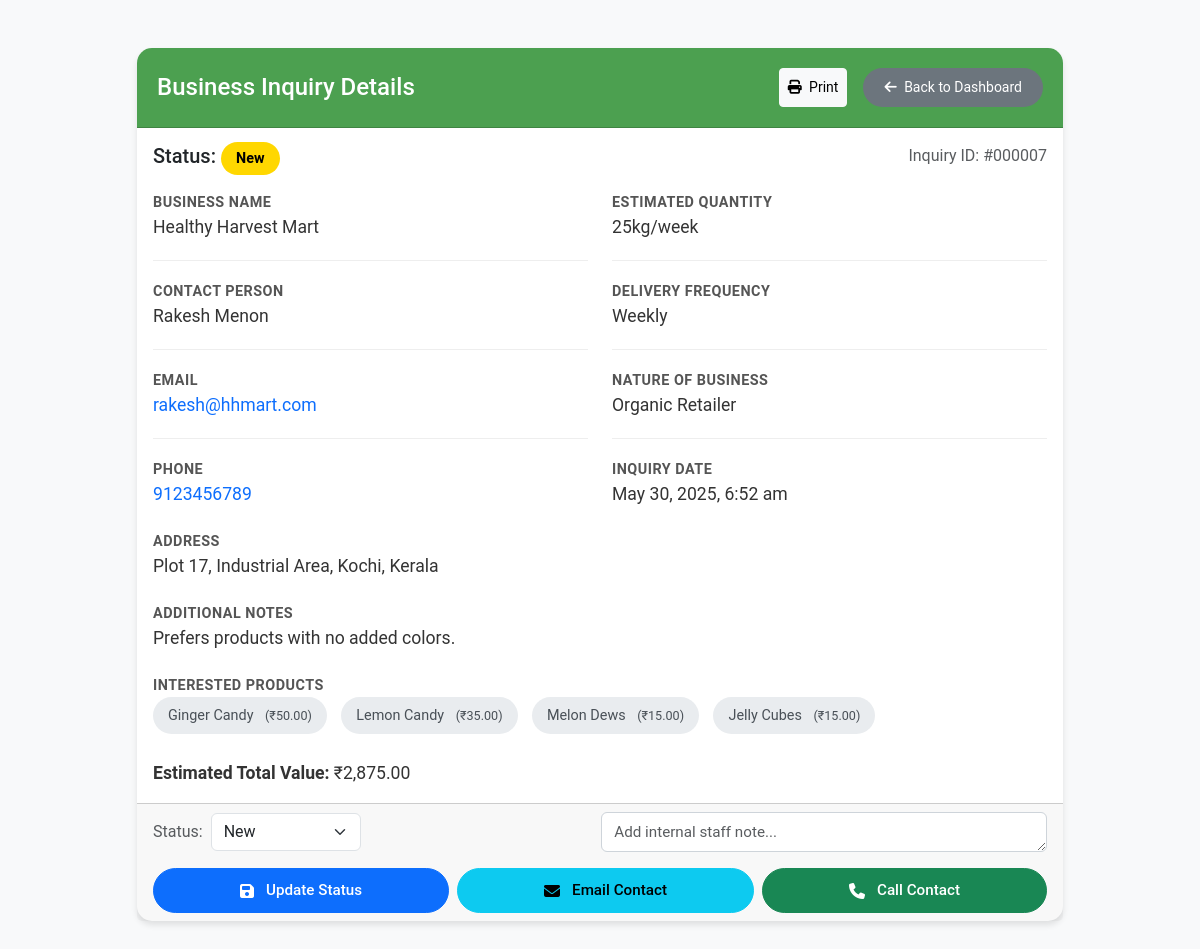
The page /view_inquiry.php?id=7 (signed in) on the database its author committed.
### tables this page shows
CREATE TABLE `business_inquiries` (
  `id` int(11) NOT NULL,
  `business_name` varchar(255) NOT NULL,
  `contact_person_name` varchar(255) NOT NULL,
  `email` varchar(255) NOT NULL,
  `phone` varchar(50) NOT NULL,
  `estimated_quantity` varchar(100) DEFAULT NULL,
  `delivery_frequency` varchar(50) DEFAULT NULL,
  `address` text DEFAULT NULL,
  `additional_notes` text DEFAULT NULL,
  `business_nature` varchar(100) DEFAULT NULL,
  `status` enum('new','in-progress','completed','cancelled') NOT NULL DEFAULT 'new',
  `staff_note` text DEFAULT NULL,
  `created_at` timestamp NOT NULL DEFAULT current_timestamp(),
  `updated_at` timestamp NOT NULL DEFAULT current_timestamp() ON UPDATE current_timestamp()
);

CREATE TABLE `products` (
  `id` int(11) NOT NULL,
  `name` varchar(255) NOT NULL,
  `description` text DEFAULT NULL,
  `image_path` varchar(500) DEFAULT NULL,
  `price` decimal(10,2) NOT NULL,
  `variety` varchar(255) DEFAULT NULL,
  `price_per_gram` decimal(10,2) DEFAULT NULL,
  `veg_status` enum('Veg','Non-Veg') NOT NULL,
  `created_at` timestamp NOT NULL DEFAULT current_timestamp()
);

### view_inquiry.php (the view, shortened to what this page needs)
<?php
require_once 'connection.php';
$allowed_statuses = [
    STATUS_NEW,
    STATUS_IN_PROGRESS,
    STATUS_COMPLETED,
    STATUS_CANCELLED
];
$inquiry_id = intval($_GET['id']);
$inquiry_query = "SELECT * FROM business_inquiries WHERE id = ?";
$inquiry_stmt = $conn->prepare($inquiry_query);
$inquiry_stmt->bind_param("i", $inquiry_id);
$inquiry_stmt->execute();
$inquiry_result = $inquiry_stmt->get_result();
$inquiry = $inquiry_result->fetch_assoc();
$products_query = "SELECT p.id, p.name, p.price
                   FROM products p
                   JOIN business_inquiry_products bip ON p.id = bip.product_id
                   WHERE bip.inquiry_id = ?";
$products_stmt = $conn->prepare($products_query);
if ($products_stmt === false) {
    error_log("Failed to prepare products statement: " . $conn->error);
    $interested_products = [];
    $total_value = 0;
} else {
    $products_stmt->bind_param("i", $inquiry_id);
    $products_stmt->execute();
    $products_result = $products_stmt->get_result();
    $interested_products = [];
    $total_value = 0;
    $quantity_numeric = preg_replace('/[^0-9.]/', '', $inquiry['estimated_quantity']);
    $quantity_numeric = floatval($quantity_numeric);
    while ($row = $products_result->fetch_assoc()) {
        $interested_products[] = $row;
        if ($quantity_numeric > 0) {
            $total_value += $row['price'] * $quantity_numeric;
        }
    }
}
?>
<!DOCTYPE html>
<html lang="en">
<head>
    <link href="https://cdn.jsdelivr.net/npm/bootstrap@5.3.3/dist/css/bootstrap.min.css" rel="stylesheet">
    <link rel="stylesheet" href="https://cdnjs.cloudflare.com/ajax/libs/font-awesome/6.1.1/css/all.min.css"/>
</head>
<body>
    <div class="container py-5">
        <div class="row justify-content-center">
            <div class="col-lg-10">
                <div class="card">
                    <div class="card-header d-flex justify-content-between align-items-center">
                        <h4 class="mb-0">Business Inquiry Details</h4>
                        <div class="d-flex gap-2 no-print"> <button onclick="window.print()" class="btn btn-sm btn-light me-2">
                                <i class="fas fa-print me-1"></i> Print
                            </button>
                            <a href="dashboard.php" class="btn btn-sm back-btn">
                                <i class="fas fa-arrow-left me-1"></i> Back to Dashboard
                            </a>
                        </div>
                    </div>
                    <div class="card-body">
                        <div class="row mb-4">
                            <div class="col-12">
                                <div class="d-flex justify-content-between align-items-center">
                                    <h5 class="mb-0">Status:
                                        <span class="status-badge status-<?= strtolower(htmlspecialchars($inquiry['status'] ?? 'new')) ?>">
                                            <?= ucfirst(htmlspecialchars($inquiry['status'] ?? 'New')) ?>
                                        </span>
                                    </h5>
                                    <div class="text-muted">
                                        Inquiry ID: #<?= str_pad(htmlspecialchars($inquiry_id), 6, '0', STR_PAD_LEFT) ?>
                                    </div>
                                </div>
                            </div>
                        </div>
                        <div class="row">
                            <div class="col-md-6">
                                <div class="detail-row">
                                    <div class="detail-label">Business Name</div>
                                    <div class="detail-value"><?= htmlspecialchars($inquiry['business_name']) ?></div>
                                </div>
                                <div class="detail-row">
                                    <div class="detail-label">Contact Person</div>
                                    <div class="detail-value"><?= htmlspecialchars($inquiry['contact_person_name']) ?></div>
                                </div>
                                <div class="detail-row">
                                    <div class="detail-label">Email</div>
                                    <div class="detail-value">
                                        <a href="mailto:<?= htmlspecialchars($inquiry['email']) ?>" class="text-decoration-none">
                                            <?= htmlspecialchars($inquiry['email']) ?>
                                        </a>
                                    </div>
                                </div>
                                <div class="detail-row">
                                    <div class="detail-label">Phone</div>
                                    <div class="detail-value">
                                        <a href="tel:<?= htmlspecialchars($inquiry['phone']) ?>" class="text-decoration-none">
                                            <?= htmlspecialchars($inquiry['phone']) ?>
                                        </a>
                                    </div>
                                </div>
                            </div>
                            <div class="col-md-6">
                                <div class="detail-row">
                                    <div class="detail-label">Estimated Quantity</div>
                                    <div class="detail-value"><?= htmlspecialchars($inquiry['estimated_quantity']) ?></div>
                                </div>
                                <div class="detail-row">
                                    <div class="detail-label">Delivery Frequency</div>
                                    <div class="detail-value"><?= htmlspecialchars($inquiry['delivery_frequency']) ?></div>
                                </div>
                                <div class="detail-row">
                                    <div class="detail-label">Nature of Business</div>
                                    <div class="detail-value"><?= htmlspecialchars($inquiry['business_nature']) ?></div>
                                </div>
                                <div class="detail-row">
                                    <div class="detail-label">Inquiry Date</div>
                                    <div class="detail-value">
                                        <?= date('F j, Y, g:i a', strtotime($inquiry['created_at'])) ?>
                                    </div>
                                </div>
                            </div>
                        </div>
                        <div class="row mt-4">
                            <div class="col-12">
                                <div class="detail-row">
                                    <div class="detail-label">Address</div>
                                    <div class="detail-value"><?= nl2br(htmlspecialchars($inquiry['address'])) ?></div>
                                </div>
                            </div>
                        </div>
                        <?php if (!empty($inquiry['additional_notes'])): ?>
                        <div class="row mt-4">
                            <div class="col-12">
                                <div class="detail-row">
                                    <div class="detail-label">Additional Notes</div>
                                    <div class="detail-value"><?= nl2br(htmlspecialchars($inquiry['additional_notes'])) ?></div>
                                </div>
                            </div>
                        </div>
                        <?php endif; ?>
                        <div class="row mt-4">
                            <div class="col-12">
                                <div class="detail-row">
                                    <div class="detail-label">Interested Products</div>
                                    <div class="detail-value">
                                        <?php if (count($interested_products) > 0): ?>
                                            <?php foreach ($interested_products as $product): ?>
                                                <span class="product-badge">
                                                    <?= htmlspecialchars($product['name']) ?>
                                                    <small class="ms-2">(₹<?= number_format($product['price'], 2) ?>)</small>
                                                </span>
                                            <?php endforeach; ?>
                                            <?php if ($total_value > 0): ?>
                                                <div class="mt-3">
                                                    <strong>Estimated Total Value:</strong>
                                                    ₹<?= number_format($total_value, 2) ?>
                                                </div>
                                            <?php endif; ?>
                                        <?php else: ?>
                                            <span class="text-muted">No products selected</span>
                                        <?php endif; ?>
                                    </div>
                                </div>
                            </div>
                        </div>
                    </div>
                    <div class="card-footer no-print">
                        <form method="POST" id="statusUpdateForm" class="d-block mb-3">
                            <div class="d-flex flex-column flex-md-row align-items-start align-items-md-center gap-2">
                                <div class="d-flex align-items-center flex-grow-1 me-md-2 mb-2 mb-md-0">
                                    <label for="inquiryStatus" class="form-label mb-0 me-2 text-muted">Status:</label>
                                    <select name="status" id="inquiryStatus" class="form-select w-auto">
                                        <?php foreach ($allowed_statuses as $status_option): ?>
                                            <option value="<?= $status_option ?>" <?= (strtolower($inquiry['status'] ?? '') === $status_option) ? 'selected' : '' ?>>
                                                <?= ucfirst($status_option) ?>
                                            </option>
                                        <?php endforeach; ?>
                                    </select>
                                </div>
                                <div class="flex-grow-1">
                                    <textarea name="staff_note" id="staffNote" class="form-control" placeholder="Add internal staff note..." rows="1"><?= htmlspecialchars($inquiry['staff_note'] ?? '') ?></textarea>
                                </div>
                            </div>
                        </form>
                        <div class="d-flex flex-column flex-md-row justify-content-md-end gap-2">
                            <button type="submit" form="statusUpdateForm" name="update_status" class="btn btn-primary action-btn flex-fill">
                                <i class="fas fa-save me-1"></i> Update Status
                            </button>
                            <a href="mailto:<?= htmlspecialchars($inquiry['email']) ?>" class="btn btn-info action-btn flex-fill">
                                <i class="fas fa-envelope me-1"></i> Email Contact
                            </a>
                            <a href="tel:<?= htmlspecialchars($inquiry['phone']) ?>" class="btn btn-success action-btn flex-fill">
                                <i class="fas fa-phone me-1"></i> Call Contact
                            </a>
                        </div>
                    </div>
                </div>
            </div>
        </div>
    </div>
</body>
</html>

### view_inquiry.php (style rules this page uses)
body { background-color: #f8f9fa; font-family: 'Roboto', sans-serif; }
.card { border-radius: 15px; box-shadow: 0 4px 6px rgba(0, 0, 0, 0.1); margin-bottom: 20px; border: none; }
.card-header { background-color: #4ca050; color: white; border-radius: 15px 15px 0 0 !important; padding: 20px; }
.detail-row { margin-bottom: 20px; padding-bottom: 20px; border-bottom: 1px solid #eee; }
.detail-row:last-child { border-bottom: none; margin-bottom: 0; padding-bottom: 0; }
.detail-label { font-weight: 600; color: #555; font-size: 0.9rem; text-transform: uppercase; letter-spacing: 0.5px; }
.detail-value { color: #333; font-size: 1.1rem; }
.product-badge { background-color: #e9ecef; color: #495057; padding: 8px 15px; border-radius: 25px; margin-right: 10px; margin-bottom: 10px; display: inline-block; font-size: 0.9rem; transition: all 0.3s ease; }
.back-btn { background-color: #6c757d; color: white; padding: 8px 20px; border-radius: 25px; transition: all 0.3s ease; }
.status-badge { padding: 8px 15px; border-radius: 25px; font-weight: 600; font-size: 0.9rem; }
.status-new { background-color: #ffd700; color: #000; }
.action-btn { padding: 10px 25px; border-radius: 25px; font-weight: 600; transition: all 0.3s ease; }
.action-btn { padding: 0.5rem 1.25rem; font-size: 0.95rem; font-weight: 500; display: inline-flex; align-items: center; justify-content: center; gap: 0.5rem; transition: all 0.2s ease; }
.action-btn i { font-size: 1rem; }
.card-footer form { margin-bottom: 1rem; }
.card-footer textarea.form-control { min-height: 40px; resize: vertical; border-radius: 6px; border: 1px solid #ced4da; padding: 0.5rem 0.75rem; font-size: 0.95rem; transition: all 0.2s ease; }
.card-footer .action-btn { white-space: nowrap; padding: 10px 15px; border-radius: 25px; font-weight: 500; display: inline-flex; align-items: center; justify-content: center; gap: 0.5rem; transition: all 0.2s ease; }
.card-footer .action-btn i { font-size: 1rem; }
.card-footer .form-select.w-auto { width: auto !important; min-width: 150px; }
.card-footer .d-flex.flex-column.flex-md-row .flex-grow-1 { flex-grow: 1; }

### rows shown on the page
business_inquiries: status "New", business_name "Healthy Harvest Mart", contact_person_name "Rakesh Menon", email "rakesh@hhmart.com", phone "9123456789", estimated_quantity "25kg/week", delivery_frequency "Weekly", business_nature "Organic Retailer", created_at "May 30, 2025, 6:52 am", address "Plot 17, Industrial Area, Kochi, Kerala", additional_notes "Prefers products with no added colors."
products: name "Ginger Candy", price "50.00"
products: name "Lemon Candy", price "35.00"
products: name "Melon Dews", price "15.00"
products: name "Jelly Cubes", price "15.00"

### other values the page prints
str_pad(htmlspecialchars($inquiry_id), 6, '0', STR_PAD_LEFT) "000007"
$total_value "2,875.00"
